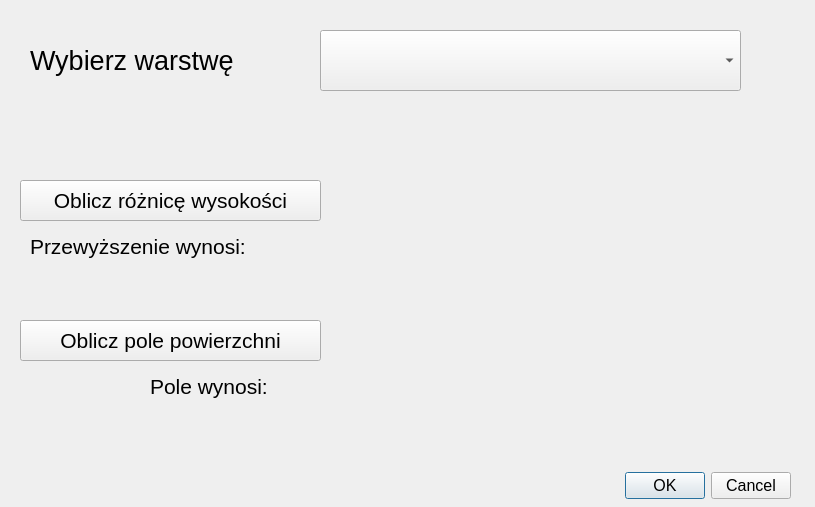
<?xml version="1.0" encoding="UTF-8"?>
<ui version="4.0">
 <class>IGprojekt2DialogBase</class>
 <widget class="QDialog" name="IGprojekt2DialogBase">
  <property name="geometry">
   <rect>
    <x>0</x>
    <y>0</y>
    <width>815</width>
    <height>507</height>
   </rect>
  </property>
  <property name="font">
   <font>
    <pointsize>20</pointsize>
   </font>
  </property>
  <property name="windowTitle">
   <string>IG_projekt_2</string>
  </property>
  <widget class="QDialogButtonBox" name="button_box">
   <property name="geometry">
    <rect>
     <x>610</x>
     <y>470</y>
     <width>181</width>
     <height>31</height>
    </rect>
   </property>
   <property name="font">
    <font>
     <pointsize>12</pointsize>
    </font>
   </property>
   <property name="orientation">
    <enum>Qt::Horizontal</enum>
   </property>
   <property name="standardButtons">
    <set>QDialogButtonBox::Cancel|QDialogButtonBox::Ok</set>
   </property>
  </widget>
  <widget class="QgsMapLayerComboBox" name="mMapLayerComboBox">
   <property name="geometry">
    <rect>
     <x>320</x>
     <y>30</y>
     <width>421</width>
     <height>61</height>
    </rect>
   </property>
  </widget>
  <widget class="QLabel" name="label">
   <property name="geometry">
    <rect>
     <x>30</x>
     <y>30</y>
     <width>281</width>
     <height>61</height>
    </rect>
   </property>
   <property name="text">
    <string>Wybierz warstwę</string>
   </property>
  </widget>
  <widget class="QPushButton" name="pushButtonOblDH">
   <property name="geometry">
    <rect>
     <x>20</x>
     <y>180</y>
     <width>301</width>
     <height>41</height>
    </rect>
   </property>
   <property name="font">
    <font>
     <pointsize>16</pointsize>
    </font>
   </property>
   <property name="text">
    <string>Oblicz różnicę wysokości</string>
   </property>
  </widget>
  <widget class="QLabel" name="label_dh">
   <property name="geometry">
    <rect>
     <x>30</x>
     <y>230</y>
     <width>268</width>
     <height>33</height>
    </rect>
   </property>
   <property name="font">
    <font>
     <pointsize>16</pointsize>
    </font>
   </property>
   <property name="text">
    <string>Przewyższenie wynosi:</string>
   </property>
  </widget>
  <widget class="QLabel" name="label_dh_wynik">
   <property name="geometry">
    <rect>
     <x>330</x>
     <y>230</y>
     <width>471</width>
     <height>33</height>
    </rect>
   </property>
   <property name="font">
    <font>
     <pointsize>16</pointsize>
    </font>
   </property>
   <property name="text">
    <string/>
   </property>
  </widget>
  <widget class="QPushButton" name="pushButtonOblPOLE">
   <property name="geometry">
    <rect>
     <x>20</x>
     <y>320</y>
     <width>301</width>
     <height>41</height>
    </rect>
   </property>
   <property name="font">
    <font>
     <pointsize>16</pointsize>
    </font>
   </property>
   <property name="text">
    <string>Oblicz pole powierzchni</string>
   </property>
  </widget>
  <widget class="QLabel" name="label_pole">
   <property name="geometry">
    <rect>
     <x>150</x>
     <y>370</y>
     <width>151</width>
     <height>33</height>
    </rect>
   </property>
   <property name="font">
    <font>
     <pointsize>16</pointsize>
    </font>
   </property>
   <property name="text">
    <string>Pole wynosi:</string>
   </property>
  </widget>
  <widget class="QLabel" name="label_pole_wynik">
   <property name="geometry">
    <rect>
     <x>330</x>
     <y>370</y>
     <width>471</width>
     <height>33</height>
    </rect>
   </property>
   <property name="font">
    <font>
     <pointsize>16</pointsize>
    </font>
   </property>
   <property name="text">
    <string/>
   </property>
  </widget>
 </widget>
 <customwidgets>
  <customwidget>
   <class>QgsMapLayerComboBox</class>
   <extends>QComboBox</extends>
   <header>qgsmaplayercombobox.h</header>
  </customwidget>
 </customwidgets>
 <resources/>
 <connections>
  <connection>
   <sender>button_box</sender>
   <signal>accepted()</signal>
   <receiver>IGprojekt2DialogBase</receiver>
   <slot>accept()</slot>
   <hints>
    <hint type="sourcelabel">
     <x>20</x>
     <y>20</y>
    </hint>
    <hint type="destinationlabel">
     <x>20</x>
     <y>20</y>
    </hint>
   </hints>
  </connection>
  <connection>
   <sender>button_box</sender>
   <signal>rejected()</signal>
   <receiver>IGprojekt2DialogBase</receiver>
   <slot>reject()</slot>
   <hints>
    <hint type="sourcelabel">
     <x>20</x>
     <y>20</y>
    </hint>
    <hint type="destinationlabel">
     <x>20</x>
     <y>20</y>
    </hint>
   </hints>
  </connection>
 </connections>
</ui>
